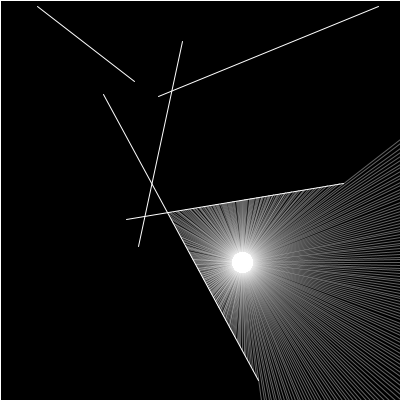
Frame 1 (no input)
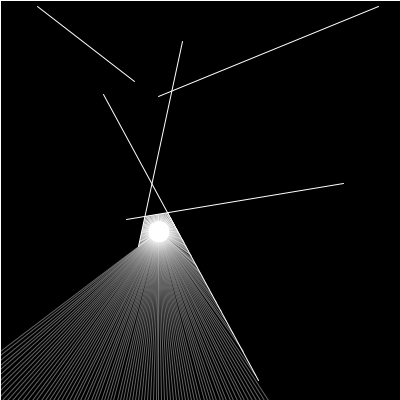
Frame 60 (the mouse pressed at the canvas centre just before this capture)
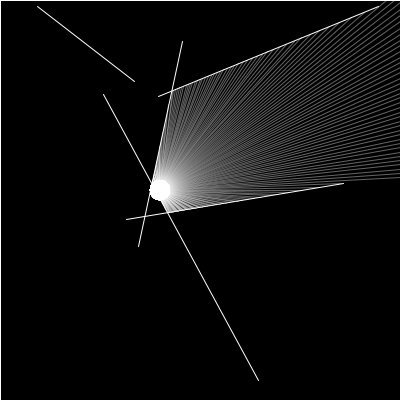
Frame 120 (the mouse held since frame 60 and released just before this capture)

The Processing sketch that drew these frames (run headless with seeded random() and noise(); from frame 60 on, the mouse is pressed at the canvas centre):

// Processing sketch: RayTest1
// ── RayTest1.pde

// Daniel Shiffman
// https://thecodingtrain.com/CodingChallenges/145-2d-ray-casting.html
// https://youtu.be/TOEi6T2mtHo

// 2D Ray Casting
// https://editor.p5js.org/codingtrain/sketches/Nqsq3DFv-

Boundary[] walls;
Ray ray;
Particle particle;
float xoff = 0;
float yoff = 10000;

void setup() {
  size(400, 400);
  walls = new Boundary[5+4];
  for (int i = 0; i < walls.length; i++) {
    float x1 = random(width);
    float x2 = random(width);
    float y1 = random(height);
    float y2 = random(height);
    walls[i] = new Boundary(x1, y1, x2, y2);
  }
  walls[walls.length-4] = (new Boundary(0, 0, width, 0));
  walls[walls.length-3] = (new Boundary(width, 0, width, height));
  walls[walls.length-2] = (new Boundary(width, height, 0, height));
  walls[walls.length-1] = (new Boundary(0, height, 0, 0));
  particle = new Particle();
}

void draw() {
  background(0);
  for (Boundary wall : walls) {
    wall.show();
  }
  particle.update(noise(xoff) * width, noise(yoff) * height);
  particle.show();
  particle.look(walls);

  xoff += 0.01;
  yoff += 0.01;
}
// ── boundary.pde
// Daniel Shiffman
// https://thecodingtrain.com/CodingChallenges/145-2d-ray-casting.html
// https://youtu.be/TOEi6T2mtHo

// 2D Ray Casting
// https://editor.p5js.org/codingtrain/sketches/Nqsq3DFv-

class Boundary {
  PVector a, b;
  Boundary(float x1, float y1, float x2, float  y2) {
    this.a = new PVector(x1, y1);
    this.b = new PVector(x2, y2);
  }

  void show() {
    stroke(255);
    line(this.a.x, this.a.y, this.b.x, this.b.y);
  }
}
// ── particle.pde
// Daniel Shiffman
// https://thecodingtrain.com/CodingChallenges/145-2d-ray-casting.html
// https://youtu.be/TOEi6T2mtHo

// 2D Ray Casting
// https://editor.p5js.org/codingtrain/sketches/Nqsq3DFv-

class Particle {
  PVector pos;
  Ray[] rays;
  Particle() {
    this.pos = new PVector(width / 2, height / 2);
    this.rays = new Ray[360];
    for (int a = 0; a < this.rays.length; a += 1) {
      this.rays[a] = new Ray(this.pos, radians(a));
    }
  }

  void update(float x, float y) {
    this.pos.set(x, y);
  }

  void look(Boundary[] walls) {
    for (int i = 0; i < this.rays.length; i++) {
      Ray ray = this.rays[i];
      PVector closest = null;
      float record = 500000000;
      for (Boundary wall : walls) {
        PVector pt = ray.cast(wall);
        if (pt != null) {
          float d = PVector.dist(this.pos, pt);
          if (d < record) {
            record = d;
            closest = pt;
          }
        }
      }
      if (closest != null) {
        // colorMode(HSB);
        // stroke((i + frameCount * 2) % 360, 255, 255, 50);
        stroke(255, 100);
        line(this.pos.x, this.pos.y, closest.x, closest.y);
      }
    }
  }

  void show() {
    fill(255);
    ellipse(this.pos.x, this.pos.y, 4, 4);
    for (Ray ray : this.rays) {
      ray.show();
    }
  }
}
// ── ray.pde
// Daniel Shiffman
// https://thecodingtrain.com/CodingChallenges/145-2d-ray-casting.html
// https://youtu.be/TOEi6T2mtHo

// 2D Ray Casting
// https://editor.p5js.org/codingtrain/sketches/Nqsq3DFv-

class Ray {
  PVector pos, dir;
  Ray(PVector _pos, float angle) {
    this.pos = _pos;
    this.dir = PVector.fromAngle(angle);
  }

  void lookAt(float x, float y) {
    this.dir.x = x - this.pos.x;
    this.dir.y = y - this.pos.y;
    this.dir.normalize();
  }

  void show() {
    stroke(255);
    push();
    translate(this.pos.x, this.pos.y);
    line(0, 0, this.dir.x * 10, this.dir.y * 10);
    pop();
  }

  PVector cast(Boundary wall) {
    float x1 = wall.a.x;
    float y1 = wall.a.y;
    float x2 = wall.b.x;
    float y2 = wall.b.y;

    float x3 = this.pos.x;
    float y3 = this.pos.y;
    float x4 = this.pos.x + this.dir.x;
    float y4 = this.pos.y + this.dir.y;

    float den = (x1 - x2) * (y3 - y4) - (y1 - y2) * (x3 - x4);
    if (den == 0) {
      return null;
    }

    float t = ((x1 - x3) * (y3 - y4) - (y1 - y3) * (x3 - x4)) / den;
    float u = -((x1 - x2) * (y1 - y3) - (y1 - y2) * (x1 - x3)) / den;
    if (t > 0 && t < 1 && u > 0) {
      PVector pt = new PVector();
      pt.x = x1 + t * (x2 - x1);
      pt.y = y1 + t * (y2 - y1);
      return pt;
    } else {
      return null;
    }
  }
}
